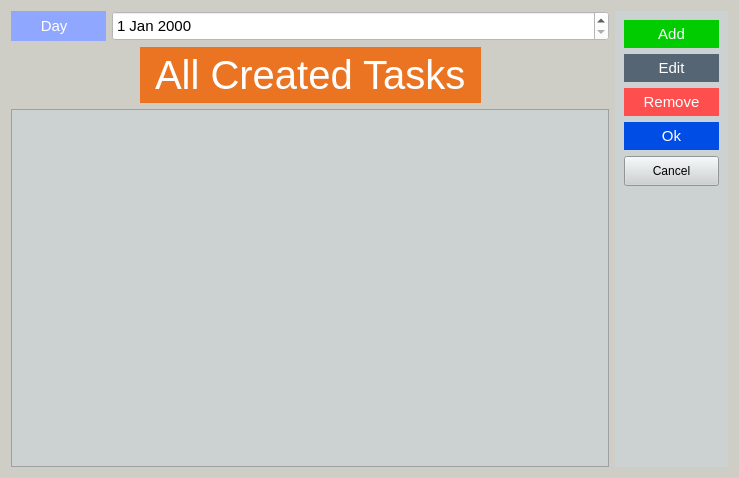
<?xml version="1.0" encoding="UTF-8"?>
<ui version="4.0">
 <class>Dayplan</class>
 <widget class="QDialog" name="Dayplan">
  <property name="geometry">
   <rect>
    <x>0</x>
    <y>0</y>
    <width>739</width>
    <height>478</height>
   </rect>
  </property>
  <property name="windowTitle">
   <string>Dialog</string>
  </property>
  <property name="styleSheet">
   <string notr="true">background-color:rgb(206, 206, 199);</string>
  </property>
  <layout class="QVBoxLayout" name="verticalLayout">
   <item>
    <layout class="QHBoxLayout" name="horizontalLayout">
     <item>
      <layout class="QVBoxLayout" name="verticalLayout_2">
       <item>
        <layout class="QFormLayout" name="formLayout">
         <item row="0" column="0">
          <widget class="QLabel" name="label">
           <property name="minimumSize">
            <size>
             <width>95</width>
             <height>25</height>
            </size>
           </property>
           <property name="styleSheet">
            <string notr="true">color : white;
border-width: 5px;
border-style: solid;
border-color : rgb(143, 167, 255);
background-color : rgb(143, 167, 255);
font-size : 15px;
text-align : center;

</string>
           </property>
           <property name="text">
            <string>     Day</string>
           </property>
          </widget>
         </item>
         <item row="0" column="1">
          <widget class="QDateEdit" name="dateEdit">
           <property name="minimumSize">
            <size>
             <width>0</width>
             <height>30</height>
            </size>
           </property>
           <property name="styleSheet">
            <string notr="true">background-color : white;
font-size : 15px;</string>
           </property>
          </widget>
         </item>
        </layout>
       </item>
       <item>
        <layout class="QHBoxLayout" name="horizontalLayout_2">
         <item>
          <spacer name="horizontalSpacer">
           <property name="orientation">
            <enum>Qt::Horizontal</enum>
           </property>
           <property name="sizeHint" stdset="0">
            <size>
             <width>40</width>
             <height>20</height>
            </size>
           </property>
          </spacer>
         </item>
         <item>
          <widget class="QLabel" name="label_2">
           <property name="styleSheet">
            <string notr="true">color : white;
border-width: 5px;
border-style: solid;
border-color : #EA7422;
background-color : #EA7422;
font-size : 40px;</string>
           </property>
           <property name="text">
            <string>All Created Tasks</string>
           </property>
          </widget>
         </item>
         <item>
          <spacer name="horizontalSpacer_2">
           <property name="orientation">
            <enum>Qt::Horizontal</enum>
           </property>
           <property name="sizeHint" stdset="0">
            <size>
             <width>40</width>
             <height>20</height>
            </size>
           </property>
          </spacer>
         </item>
        </layout>
       </item>
       <item>
        <widget class="QTableView" name="tableView">
         <property name="styleSheet">
          <string notr="true">background-color : #CCD1D1;
border-raduis : 30px;</string>
         </property>
        </widget>
       </item>
      </layout>
     </item>
     <item>
      <widget class="QFrame" name="verticalFrame_2">
       <property name="styleSheet">
        <string notr="true">background-color : #CCD1D1;
border-raduis : 10px;</string>
       </property>
       <layout class="QVBoxLayout" name="verticalLayout_4">
        <item>
         <widget class="QPushButton" name="pushButton">
          <property name="minimumSize">
           <size>
            <width>95</width>
            <height>25</height>
           </size>
          </property>
          <property name="maximumSize">
           <size>
            <width>170</width>
            <height>16777215</height>
           </size>
          </property>
          <property name="styleSheet">
           <string notr="true">color : white;
border-width: 5px;
border-style: solid;
border-color : #00cc00;
background-color : #00cc00;
font-size : 15px;</string>
          </property>
          <property name="text">
           <string>Add</string>
          </property>
         </widget>
        </item>
        <item>
         <widget class="QPushButton" name="pushButton_5">
          <property name="styleSheet">
           <string notr="true">color : white;
border-width: 5px;
border-style: solid;
border-color : #566573;
background-color : #566573;
font-size : 15px;</string>
          </property>
          <property name="text">
           <string>Edit</string>
          </property>
         </widget>
        </item>
        <item>
         <widget class="QPushButton" name="pushButton_4">
          <property name="minimumSize">
           <size>
            <width>95</width>
            <height>25</height>
           </size>
          </property>
          <property name="styleSheet">
           <string notr="true">color : white;
border-width: 5px;
border-style: solid;
border-color : rgb(255, 78, 78);
background-color : rgb(255, 78, 78);
font-size : 15px;</string>
          </property>
          <property name="text">
           <string>Remove</string>
          </property>
         </widget>
        </item>
        <item>
         <widget class="QPushButton" name="pushButton_2">
          <property name="minimumSize">
           <size>
            <width>95</width>
            <height>25</height>
           </size>
          </property>
          <property name="maximumSize">
           <size>
            <width>170</width>
            <height>16777215</height>
           </size>
          </property>
          <property name="styleSheet">
           <string notr="true">color : white;
border-width: 5px;
border-style: solid;
border-color : #004de6;
background-color : #004de6;
font-size : 15px;</string>
          </property>
          <property name="text">
           <string>Ok</string>
          </property>
         </widget>
        </item>
        <item>
         <widget class="QPushButton" name="pushButton_3">
          <property name="minimumSize">
           <size>
            <width>95</width>
            <height>30</height>
           </size>
          </property>
          <property name="maximumSize">
           <size>
            <width>170</width>
            <height>16777215</height>
           </size>
          </property>
          <property name="styleSheet">
           <string notr="true">border-width : 5px;</string>
          </property>
          <property name="text">
           <string>Cancel</string>
          </property>
         </widget>
        </item>
        <item>
         <spacer name="verticalSpacer">
          <property name="orientation">
           <enum>Qt::Vertical</enum>
          </property>
          <property name="sizeHint" stdset="0">
           <size>
            <width>20</width>
            <height>40</height>
           </size>
          </property>
         </spacer>
        </item>
       </layout>
      </widget>
     </item>
    </layout>
   </item>
  </layout>
 </widget>
 <resources/>
 <connections>
  <connection>
   <sender>pushButton_3</sender>
   <signal>clicked()</signal>
   <receiver>Dayplan</receiver>
   <slot>close()</slot>
   <hints>
    <hint type="sourcelabel">
     <x>686</x>
     <y>132</y>
    </hint>
    <hint type="destinationlabel">
     <x>620</x>
     <y>-2</y>
    </hint>
   </hints>
  </connection>
 </connections>
</ui>
